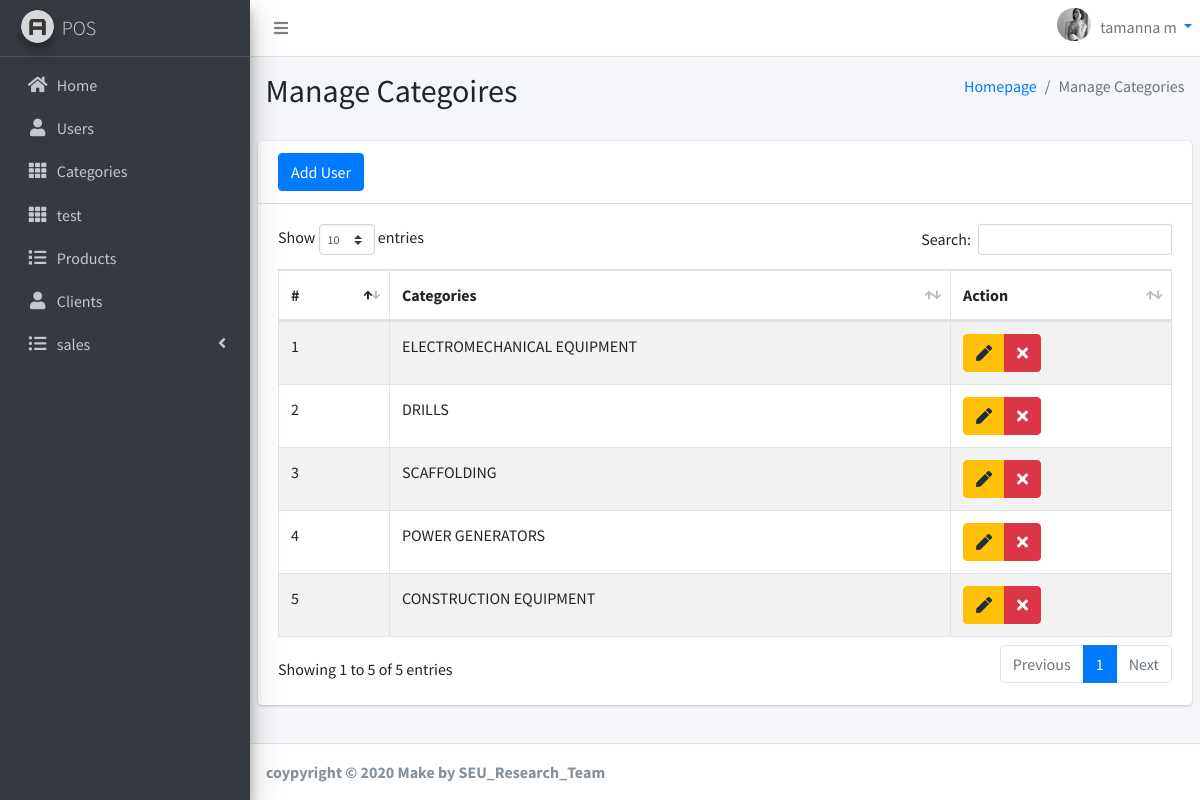
Screenshot of /categories.php (signed in) with the database file from the repository.
### tables this page shows
CREATE TABLE `category` (
  `id` int(11) NOT NULL,
  `category` text NOT NULL,
  `date` timestamp NOT NULL DEFAULT current_timestamp() ON UPDATE current_timestamp()
);

### categories.php (the view, shortened to what this page needs)
<?php
include "header.php";
?>
<div class="content-wrapper">
    <section class="content-header">
        <div class="container-fluid">
            <div class="row mb-2">
                <div class="col-sm-6">
                    <h2>Manage Categoires</h2>
                </div>
                <div class="col-sm-6">
                    <ol class="breadcrumb float-sm-right">
                        <li class="breadcrumb-item"><a href="#"><i class="fa fa-dashboard"></i>Homepage</a></li>
                        <li class="breadcrumb-item active">Manage Categories</li>
                    </ol>
                </div>
            </div>
        </div>
    </section>
    <section class="content">
        <div class="card">
            <div class="card-header">
                <button class="btn btn-primary" data-toggle="modal" data-target="#modalAddCategory">
                    Add User
                </button>
            </div>
            <div class="card-body">
                <div class="box">
                    <table class="table table-bordered table-striped table-responsive-sm mydatatable">
                        <thead>
                        <tr>
                            <th>#</th>
                            <th>Categories</th>
                            <th>Action</th>
                        </tr>
                        </thead>
                        <tbody>
                        <?php
                        include "connection.php";
                        $query = "SELECT * FROM category";
                        $result = mysqli_query($conn, $query);
                        $count = 0;
                        while ($row = mysqli_fetch_assoc($result)){
                            $count++;
                        ?>
                        <tr>
                            <td><?= $count ?></td>
                            <td><?= $row['category'] ?></td>
                            <td>
                                <div class="btn-group">
                                    <button class="btn btn-warning" data-toggle="modal" data-target="#editCategoryModal-<?= $row['id'] ?>"><i class="fa fa-pen"></i></button>
                                    <a href="controllers/categoryDelete.controller.php?category_delete=<?= base64_encode($row['id']) ?>" class="btn btn-danger" onclick="return confirm('Are you sure to delete')"><i class="fa fa-times"></i></a>
                                </div>
                            </td>
                        </tr>
                            <?php
                        }
                            ?>
                        </tbody>
                    </table>
                </div>
            </div>
        </div>
    </section>
</div>
<?php
include "footer.php";
?>

### rows the page displays
category: category "ELECTROMECHANICAL EQUIPMENT"
category: category "DRILLS"
category: category "SCAFFOLDING"
category: category "POWER GENERATORS"
category: category "CONSTRUCTION EQUIPMENT"

### other values shown
$_SESSION['name'] "tamanna m"
